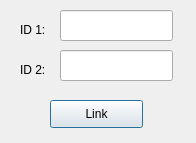
<?xml version="1.0" encoding="UTF-8"?>
<ui version="4.0">
 <class>Dialog</class>
 <widget class="QDialog" name="Dialog">
  <property name="geometry">
   <rect>
    <x>0</x>
    <y>0</y>
    <width>196</width>
    <height>143</height>
   </rect>
  </property>
  <property name="windowTitle">
   <string>Dialog</string>
  </property>
  <widget class="QLabel" name="label_2">
   <property name="geometry">
    <rect>
     <x>20</x>
     <y>20</y>
     <width>51</width>
     <height>20</height>
    </rect>
   </property>
   <property name="text">
    <string>ID 1:</string>
   </property>
  </widget>
  <widget class="QLineEdit" name="lineEdit_id_1">
   <property name="geometry">
    <rect>
     <x>60</x>
     <y>10</y>
     <width>113</width>
     <height>31</height>
    </rect>
   </property>
  </widget>
  <widget class="QPushButton" name="link_button">
   <property name="geometry">
    <rect>
     <x>50</x>
     <y>100</y>
     <width>93</width>
     <height>28</height>
    </rect>
   </property>
   <property name="text">
    <string>Link</string>
   </property>
  </widget>
  <widget class="QLabel" name="label_3">
   <property name="geometry">
    <rect>
     <x>20</x>
     <y>60</y>
     <width>51</width>
     <height>20</height>
    </rect>
   </property>
   <property name="text">
    <string>ID 2:</string>
   </property>
  </widget>
  <widget class="QLineEdit" name="lineEdit_id_2">
   <property name="geometry">
    <rect>
     <x>60</x>
     <y>50</y>
     <width>113</width>
     <height>31</height>
    </rect>
   </property>
  </widget>
 </widget>
 <resources/>
 <connections/>
</ui>
